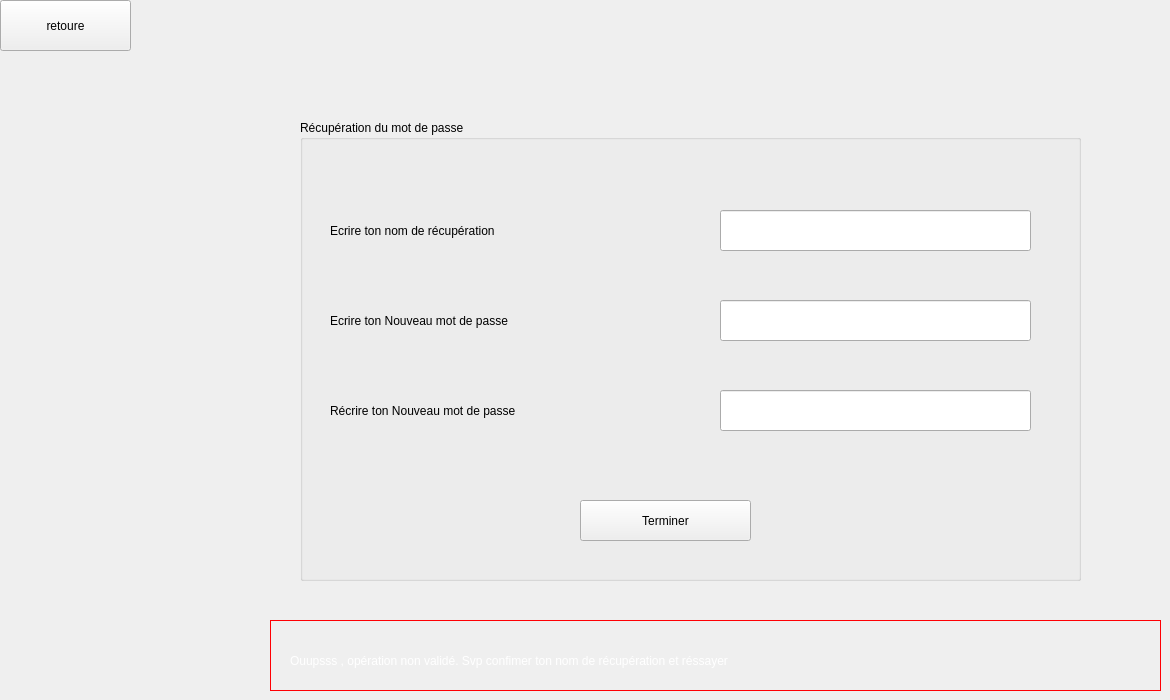
    <widget class="QWidget" name="tab_7">
     <attribute name="title">
      <string>Page</string>
     </attribute>
     <widget class="QGroupBox" name="groupBox_5">
      <property name="geometry">
       <rect>
        <x>300</x>
        <y>120</y>
        <width>781</width>
        <height>461</height>
       </rect>
      </property>
      <property name="title">
       <string>Récupération du mot de passe</string>
      </property>
      <widget class="QLineEdit" name="lineEdit_19">
       <property name="geometry">
        <rect>
         <x>420</x>
         <y>90</y>
         <width>311</width>
         <height>41</height>
        </rect>
       </property>
      </widget>
      <widget class="QLabel" name="label_21">
       <property name="geometry">
        <rect>
         <x>30</x>
         <y>90</y>
         <width>371</width>
         <height>41</height>
        </rect>
       </property>
       <property name="text">
        <string>Ecrire ton nom de récupération</string>
       </property>
      </widget>
      <widget class="QLabel" name="label_24">
       <property name="geometry">
        <rect>
         <x>30</x>
         <y>180</y>
         <width>371</width>
         <height>41</height>
        </rect>
       </property>
       <property name="text">
        <string>Ecrire ton Nouveau mot de passe</string>
       </property>
      </widget>
      <widget class="QLineEdit" name="lineEdit_22">
       <property name="geometry">
        <rect>
         <x>420</x>
         <y>180</y>
         <width>311</width>
         <height>41</height>
        </rect>
       </property>
      </widget>
      <widget class="QLabel" name="label_25">
       <property name="geometry">
        <rect>
         <x>30</x>
         <y>270</y>
         <width>371</width>
         <height>41</height>
        </rect>
       </property>
       <property name="text">
        <string>Récrire ton Nouveau mot de passe</string>
       </property>
      </widget>
      <widget class="QLineEdit" name="lineEdit_23">
       <property name="geometry">
        <rect>
         <x>420</x>
         <y>270</y>
         <width>311</width>
         <height>41</height>
        </rect>
       </property>
      </widget>
      <widget class="QPushButton" name="pushButton_11">
       <property name="geometry">
        <rect>
         <x>280</x>
         <y>380</y>
         <width>171</width>
         <height>41</height>
        </rect>
       </property>
       <property name="text">
        <string>Terminer</string>
       </property>
      </widget>
     </widget>
     <widget class="QGroupBox" name="groupBox_8">
      <property name="geometry">
       <rect>
        <x>270</x>
        <y>620</y>
        <width>891</width>
        <height>71</height>
       </rect>
      </property>
      <property name="styleSheet">
       <string notr="true">color:rgb(255, 255, 255);
border: 1px solid rgb(255, 0, 4);</string>
      </property>
      <property name="title">
       <string/>
      </property>
      <widget class="QLabel" name="label_60">
       <property name="geometry">
        <rect>
         <x>20</x>
         <y>20</y>
         <width>851</width>
         <height>41</height>
        </rect>
       </property>
       <property name="styleSheet">
        <string notr="true">border: none;</string>
       </property>
       <property name="text">
        <string>Ouupsss , opération non validé. Svp confimer ton nom de récupération et réssayer</string>
       </property>
      </widget>
     </widget>
     <widget class="QPushButton" name="pushButton_15">
      <property name="geometry">
       <rect>
        <x>0</x>
        <y>0</y>
        <width>131</width>
        <height>51</height>
       </rect>
      </property>
      <property name="text">
       <string>retoure</string>
      </property>
     </widget>
    </widget>
